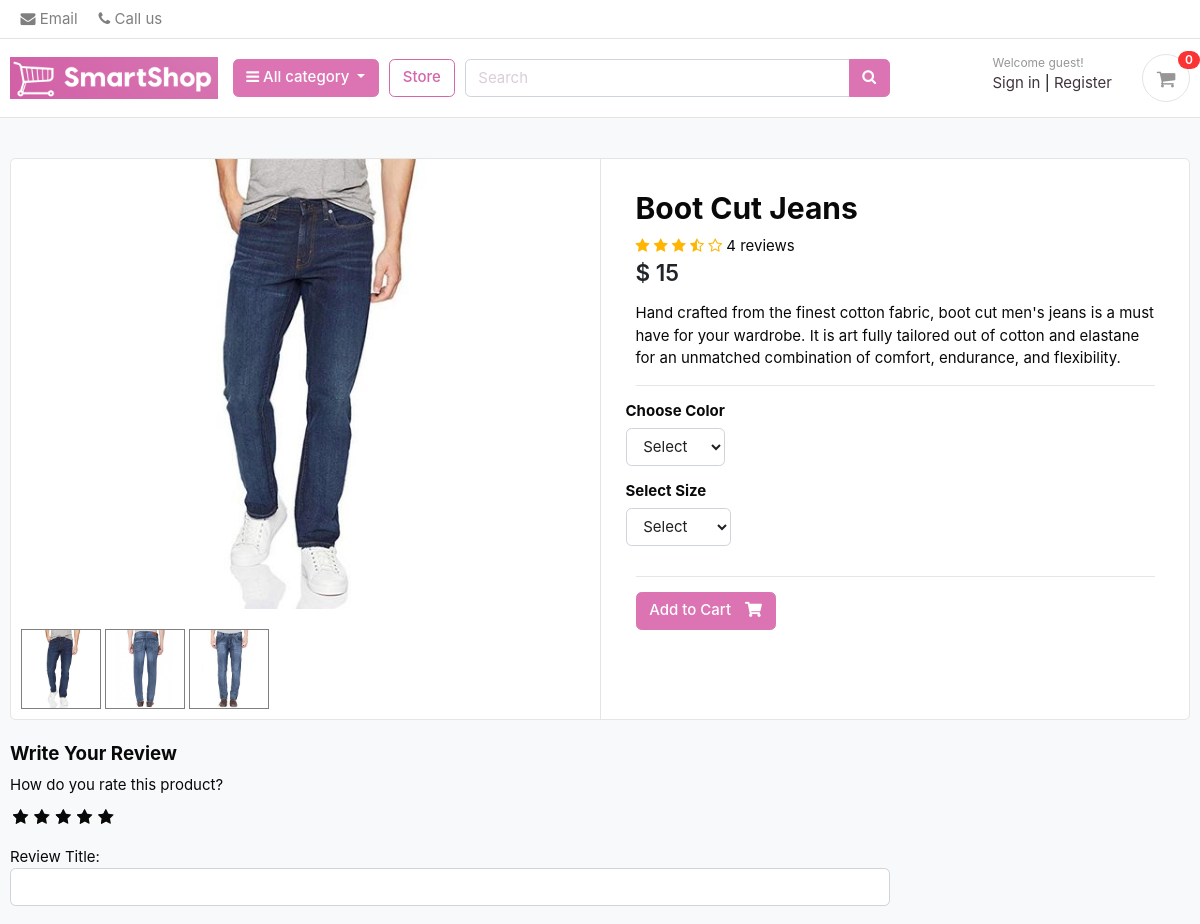
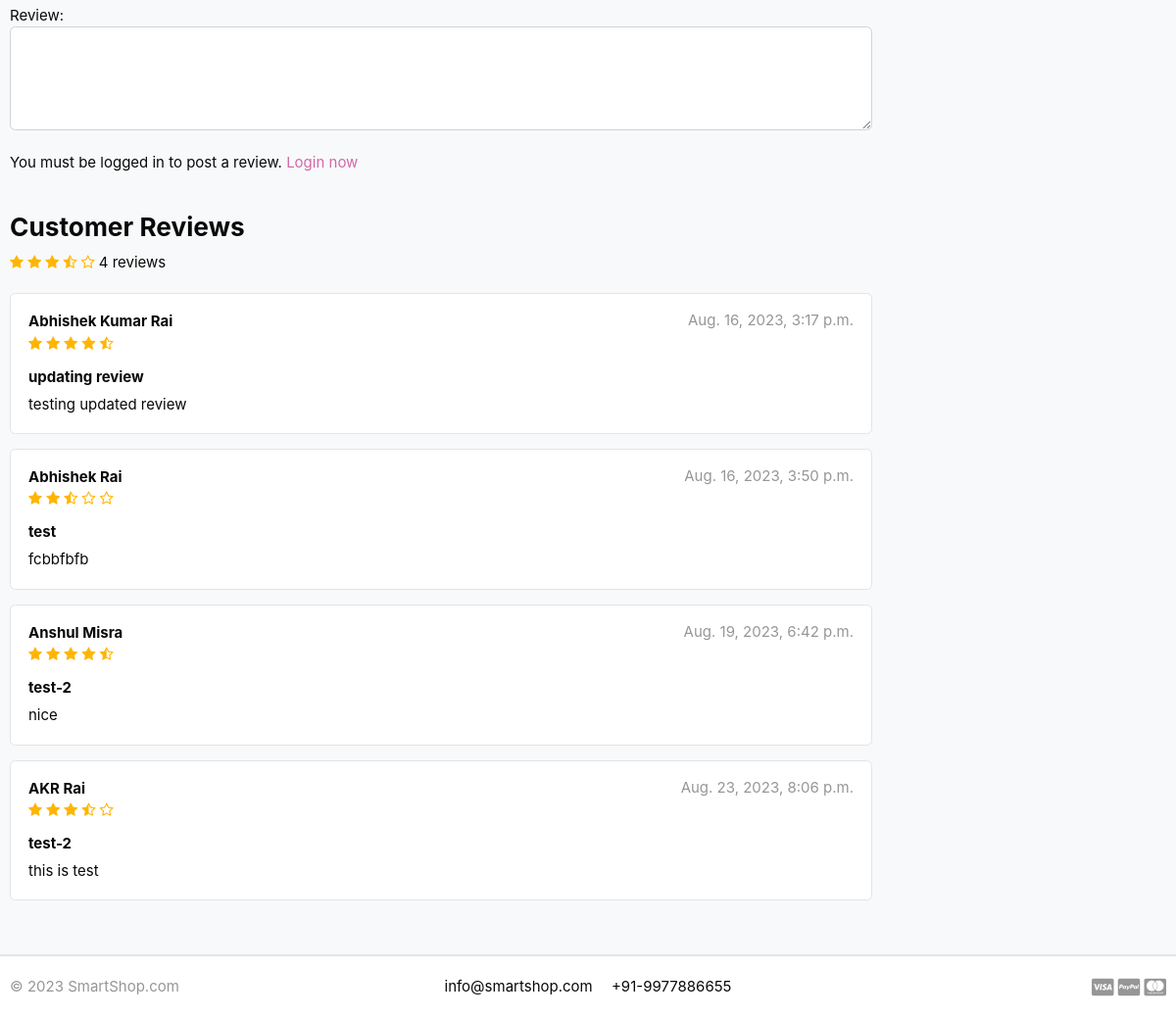
/store/category/jeans/boot-cut-jeans/, run on the app's committed database (2 pictures, top to bottom).
### store/models.py (models this page shows, shortened)
class Product(models.Model):
    product_name = models.CharField(max_length=100, unique=True)
    slug = models.SlugField(max_length=100, unique=True)
    description = models.TextField(max_length=500, blank=True)
    price = models.IntegerField()
    image = models.ImageField(upload_to='photos/products')
    stock = models.IntegerField()
    is_available = models.BooleanField(default=True)
    category = models.ForeignKey(Category, on_delete=models.CASCADE)
    created_date = models.DateTimeField(auto_now_add=True)
    modified_date = models.DateTimeField(auto_now=True)
    def averageReview(self):
        reviews = ReviewRating.objects.filter(product=self, status=True).aggregate(average=Avg('rating'))
        avg = 0
        if reviews['average'] is not None:
            avg = float(reviews['average'])
        return avg
    def countReview(self):
        reviews = ReviewRating.objects.filter(product=self, status=True).aggregate(count=Count('id'))
        count = 0
        if reviews['count'] is not None:
            count = int(reviews['count'])
        return count

class ProductGallery(models.Model):
    product = models.ForeignKey(Product, default=None, on_delete=models.CASCADE)
    image = models.ImageField(upload_to='store/products', max_length=255)
    class Meta:
        verbose_name = 'productgallery'
        verbose_name_plural = 'product gallery'

class ReviewRating(models.Model):
    product = models.ForeignKey(Product, on_delete=models.CASCADE)
    user = models.ForeignKey(Account, on_delete=models.CASCADE)
    subject = models.CharField(max_length=100, blank=True)
    review = models.TextField(max_length=500, blank=True)
    rating = models.FloatField()
    ip = models.CharField(max_length=20, blank=True)
    status = models.BooleanField(default=True)
    created_at = models.DateTimeField(auto_now_add=True)
    updated_at = models.DateTimeField(auto_now=True)

### accounts/models.py (models this page shows, shortened)
class Account(AbstractBaseUser):
    first_name = models.CharField(max_length=50)
    last_name = models.CharField(max_length=50)
    username = models.CharField(max_length=50, unique=True)
    email = models.EmailField(max_length=100, unique=True)
    phone_number = models.CharField(max_length=12)
    date_joined = models.DateTimeField(auto_now_add=True)
    last_login = models.DateTimeField(auto_now_add=True)
    is_admin = models.BooleanField(default=False)
    is_staff = models.BooleanField(default=False)
    is_active = models.BooleanField(default=False)
    is_superadmin = models.BooleanField(default=False)
    USERNAME_FIELD = 'email'
    REQUIRED_FIELDS = ['username', 'first_name', 'last_name']
    objects = MyAccountManager()
    def full_name(self):
        return f'{self.first_name} {self.last_name}'

### store/views.py (the view)
# urls.py: path('category/<slug:category_slug>/<slug:product_slug>/', views.product_detail, name='product_detail'),
def product_detail(request, category_slug, product_slug):
    try:
        single_product = Product.objects.get(category__slug=category_slug, slug=product_slug)
        in_cart = CartItem.objects.filter(cart__cart_id=_cart_id(request), product=single_product).exists()
    except Exception as e:
        raise e
    if request.user.is_authenticated:
        try:
            orderproduct = OrderProduct.objects.filter(user=request.user, product_id=single_product.id).exists()
        except OrderProduct.DoesNotExist:
            orderproduct = None
    else:
        orderproduct = None
    reviews = ReviewRating.objects.filter(product_id=single_product.id, status=True)
    product_gallery = ProductGallery.objects.filter(product_id=single_product.id)
    context ={
        'single_product':single_product,
        'in_cart':in_cart,
        'orderproduct': orderproduct,
        'reviews': reviews,
        'product_gallery': product_gallery,
    }
    return render(request, 'store/product_detail.html', context)

### carts/context_processors.py (called while the page is built)
def counter(request):
    cart_count = 0
    if 'admin' in request.path:
        return {}
    else:
        try:
            cart = Cart.objects.filter(cart_id=_cart_id(request))
            if request.user.is_authenticated:
                cart_items = CartItem.objects.all().filter(user=request.user)
            else:
                cart_items = CartItem.objects.all().filter(cart=cart[:1])
            for cart_item in cart_items:
                cart_count += cart_item.quantity
        except Cart.DoesNotExist:
            cart_count = 0
    return dict(cart_count=cart_count)

### carts/views.py (called while the page is built)
def _cart_id(request):
    cart = request.session.session_key
    if not cart:
        cart = request.session.create()
    return cart

### category/context_processors.py (called while the page is built)
def menu_links(request):
    links = Category.objects.all()
    return dict(links=links)

### category/models.py (called while the page is built)
    def get_url(self):
        return reverse('products_by_category', args=[self.slug])

### store/models.py (called while the page is built)
    def colors(self):
        return super(VariationManager, self).filter(variation_category='color', is_active=True)

    def sizes(self):
        return super(VariationManager, self).filter(variation_category='size', is_active=True)

### templates/store/product_detail.html (shortened to what this page needs)
{% extends 'base.html' %}
{% load static %}
{% block content %}
<section class="section-content padding-y bg">
	<div class="container">
		<div class="card">
			<div class="row no-gutters">
				<aside class="col-md-6">
					<article class="gallery-wrap">
						<div class="img-big-wrap mainImage">
							<center><img src="{{ single_product.image.url }}"></center>
						</div>
					</article>
					<ul class="thumb">
						<li>
							<a href="{{ single_product.image.url }}" target="mainImage"><img src="{{ single_product.image.url }}" alt="Product Image"></a>
							{% for i in product_gallery %}
							<a href="{{i.image.url}}" target="mainImage"><img src="{{i.image.url}}" alt="Product Image"></a>
							{% endfor %}
						</li>
					</ul>
				</aside>
				<main class="col-md-6 border-left">
					<form action="{% url 'add_cart' single_product.id %}" method="POST">
						<article class="content-body">
							<h2 class="title">{{ single_product.product_name }}</h2>
							<div class="rating-star">
								<span>
									<i class="fa fa-star{% if single_product.averageReview < 0.5 %}-o{% elif single_product.averageReview >= 0.5 and single_product.averageReview < 1 %}-half-o {% endif %}" aria-hidden="true"></i>
									<i class="fa fa-star{% if single_product.averageReview < 1.5 %}-o{% elif single_product.averageReview >= 1.5 and single_product.averageReview < 2 %}-half-o {% endif %}" aria-hidden="true"></i>
									<i class="fa fa-star{% if single_product.averageReview < 2.5 %}-o{% elif single_product.averageReview >= 2.5 and single_product.averageReview < 3 %}-half-o {% endif %}" aria-hidden="true"></i>
									<i class="fa fa-star{% if single_product.averageReview < 3.5 %}-o{% elif single_product.averageReview >= 3.5 and single_product.averageReview < 4 %}-half-o {% endif %}" aria-hidden="true"></i>
									<i class="fa fa-star{% if single_product.averageReview < 4.5 %}-o{% elif single_product.averageReview >= 4.5 and single_product.averageReview < 5 %}-half-o {% endif %}" aria-hidden="true"></i>
	<span>{{single_product.countReview}} reviews</span>
									</span>
							</div>
							<div class="mb-3">
								<var class="price h4">$ {{single_product.price}}</var>
							</div>
							<p>{{ single_product.description }}</p>
							<hr>
							<div class="row">
								<div class="item-option-select">
									<h6>Choose Color</h6>
									<select name="color" class="form-control" required>
										<option value="" disabled selected>Select</option>
									</select>
								</div>
							</div>
							<div class="row">
								<div class="item-option-select">
									<h6>Select Size</h6>
									<select name="size" class="form-control">
										<option value="" disabled selected>Select</option>
									</select>
								</div>
							</div>
							<hr>
							{% if single_product.stock <= 0 %}
							<h5 class="text-danger">Out of Stock</h5>
							{% else %}
							<button type="submit" class="btn  btn-primary"> <span class="text">Add to Cart</span> <i class="fas fa-shopping-cart"></i> </button>
							{% endif %}
						</article>
					</form>
				</main>
			</div>
		</div>
		<br>
		<div class="row">
			<div class="col-md-9">
				<form action="{% url 'submit_review' single_product.id %}" method="POST">
					<h5>Write Your Review</h5>
					<div>
						<label>How do you rate this product?</label>
						<br>
						<div class="rate">
							<input type="radio" name="rating" id="rating10" value="5" required /><label for="rating10" title="5"></label>
							<input type="radio" name="rating" id="rating8" value="4" required /><label for="rating8" title="4"></label>
							<input type="radio" name="rating" id="rating6" value="3" required /><label for="rating6" title="3"></label>
							<input type="radio" name="rating" id="rating4" value="2" required /><label for="rating4" title="2"></label>
							<input type="radio" name="rating" id="rating2" value="1" required /><label for="rating2" title="1"></label>
						</div>
<br>
						Review Title:
						<input type="text" class="form-control" name="subject">
						<br>
						Review:
						<textarea name="review" rows="4" class="form-control"></textarea>
						<br>
						{% if user.is_authenticated %}
							{% if orderproduct %}
								<input type="submit" value="Submit Review" class="btn btn-primary">
							{% else %}
								<p>You must purchase this product to post a review.</p>
							{% endif %}
						{% else %}
						<p>You must be logged in to post a review. <span><a href="{% url 'login' %}">Login now</a></span></p>
						{% endif %}
					</div>
				</form>
<br>
<header class="section-heading">
	<h3>Customer Reviews </h3>
	<div class="rating-star">
		<span>
			<i class="fa fa-star{% if single_product.averageReview < 0.5 %}-o{% elif single_product.averageReview >= 0.5 and single_product.averageReview < 1 %}-half-o {% endif %}" aria-hidden="true"></i>
			<i class="fa fa-star{% if single_product.averageReview < 1.5 %}-o{% elif single_product.averageReview >= 1.5 and single_product.averageReview < 2 %}-half-o {% endif %}" aria-hidden="true"></i>
			<i class="fa fa-star{% if single_product.averageReview < 2.5 %}-o{% elif single_product.averageReview >= 2.5 and single_product.averageReview < 3 %}-half-o {% endif %}" aria-hidden="true"></i>
			<i class="fa fa-star{% if single_product.averageReview < 3.5 %}-o{% elif single_product.averageReview >= 3.5 and single_product.averageReview < 4 %}-half-o {% endif %}" aria-hidden="true"></i>
			<i class="fa fa-star{% if single_product.averageReview < 4.5 %}-o{% elif single_product.averageReview >= 4.5 and single_product.averageReview < 5 %}-half-o {% endif %}" aria-hidden="true"></i>
	<span>{{single_product.countReview}} reviews</span>
			</span>
	</div>
</header>
{% for review in reviews %}
				<article class="box mb-3">
					<div class="icontext w-100">
						<div class="text">
							<span class="date text-muted float-md-right">{{review.updated_at}} </span>
							<h6 class="mb-1">{{review.user.full_name}} </h6>
							<div class="rating-star">
								<span>
									<i class="fa fa-star{% if review.rating == 0.5 %}-half-o{% elif review.rating < 1 %}-o {% endif %}" aria-hidden="true"></i>
									<i class="fa fa-star{% if review.rating == 1.5 %}-half-o{% elif review.rating < 2 %}-o {% endif %}" aria-hidden="true"></i>
									<i class="fa fa-star{% if review.rating == 2.5 %}-half-o{% elif review.rating < 3 %}-o {% endif %}" aria-hidden="true"></i>
									<i class="fa fa-star{% if review.rating == 3.5 %}-half-o{% elif review.rating < 4 %}-o {% endif %}" aria-hidden="true"></i>
									<i class="fa fa-star{% if review.rating == 4.5 %}-half-o{% elif review.rating < 5 %}-o {% endif %}" aria-hidden="true"></i>
								</span>
							</div>
						</div>
					</div>
					<div class="mt-3">
						<h6>{{review.subject}}</h6>
						<p>
							{{review.review}}
						</p>
					</div>
				</article>
{% endfor %}
			</div>
		</div>
	</div>
</section>
{% endblock %}

### static/css/ui.css (style rules this page uses)
html { font-family: "Inter", sans-serif; font-size: 15px; }
.content-body { flex: 1 1 auto; padding: 2rem 2.3rem; }
.padding-y { padding-top: 40px; padding-bottom: 40px; }
var { font-style: normal; }
article:after, .form-group:after { display: block; clear: both; content: ""; }
.bg { background-color: #f8f9fa; }
.section-heading { margin-bottom: 20px; margin-top: 15px; }
p:last-child { margin-bottom: 0; }
.btn .text + i { margin-left: 10px; }
.icontext { display: inline-flex; align-items: center; vertical-align: middle; }
.icontext .text { width: 100%; line-height: 1.2; }
.price { font-weight: 600; color: #212529; }
.box { padding: 18px; background: #fff; border-radius: 0.37rem; border: 1px solid #e4e4e4; }
.gallery-wrap .img-big-wrap { margin-bottom: 10px; border-radius: 0.37rem; overflow: hidden; background-color: #fff; }
.gallery-wrap .img-big-wrap img { height: 450px; width: auto; display: inline-block; }
.item-option-select { margin-bottom: 1rem; display: inline-block; margin-right: 15px; }

### static/css/custom.css (style rules this page uses)
.rate { display: inline-block;; border: 0; }
.rate > label { float: right; }
.rate > label:before { display: inline-block; font-size: 1.1rem; font-family: FontAwesome; content: "\f005"; margin:0; padding:0.3rem .2rem; cursor: pointer; }
.rating-star i { color: #ffb503 !important; }
ul.thumb { margin:0 auto; padding: 0; float: left; }
ul.thumb li { list-style: none; margin: 10px; }
ul.thumb li img { width: 80px; height: 80px; border: 1px solid grey; }

### data on the page
Product: image (picture), product_name "Boot Cut Jeans", countReview "4", price "15", description "Hand crafted from the finest cotton fabric, boot cut men's jeans is a must have for your wardrobe. It is art fully tailored out of cotton and elastane for an unmatched combination of comfort, endurance, and flexibility."
ProductGallery: image (picture)
ProductGallery: image (picture)
ReviewRating: updated_at "Aug. 16, 2023, 3:17 p.m.", user.full_name "Abhishek Kumar Rai", rating 4.5 (drawn), subject "updating review", review "testing updated review"
ReviewRating: updated_at "Aug. 16, 2023, 3:50 p.m.", user.full_name "Abhishek Rai", rating 2.5 (drawn), subject "test", review "fcbbfbfb"
ReviewRating: updated_at "Aug. 19, 2023, 6:42 p.m.", user.full_name "Anshul Misra", rating 4.5 (drawn), subject "test-2", review "nice"
ReviewRating: updated_at "Aug. 23, 2023, 8:06 p.m.", user.full_name "AKR Rai", rating 3.5 (drawn), subject "test-2", review "this is test"

### other printed values
{{ cart_count }} "0"
